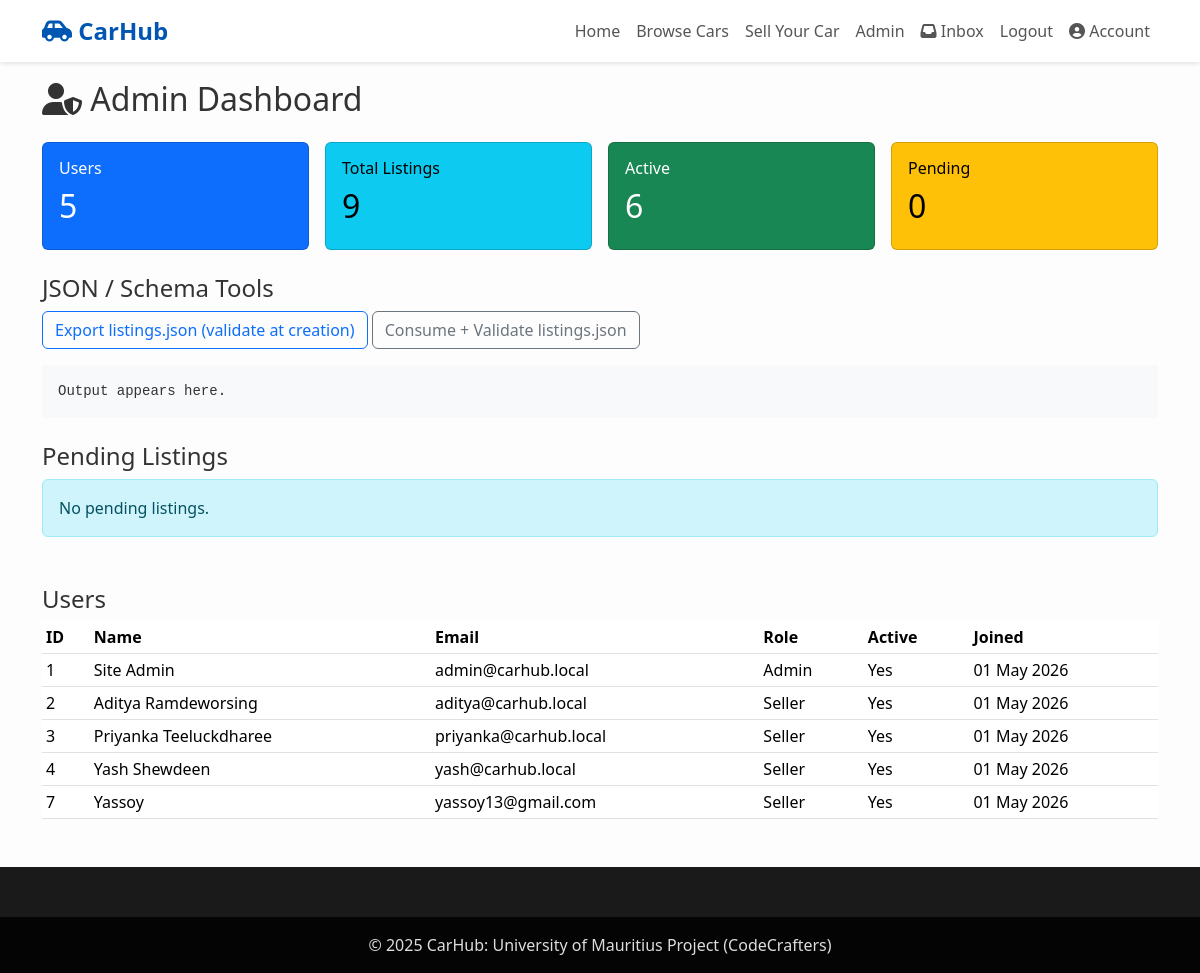
/carhub/frontend/pages/dashboard/admin_dashboard.php (signed in), run on the app's committed database.
### tables this page shows
CREATE TABLE `users` (
  `user_id` int(11) NOT NULL,
  `name` varchar(100) NOT NULL,
  `email` varchar(150) NOT NULL,
  `password` varchar(255) NOT NULL,
  `phone` varchar(20) NOT NULL,
  `role` enum('Buyer','Seller','Admin') NOT NULL DEFAULT 'Buyer',
  `is_active` tinyint(1) NOT NULL DEFAULT 1,
  `last_login` datetime DEFAULT NULL,
  `created_at` timestamp NOT NULL DEFAULT current_timestamp()
);

### carhub/backend/security/session_security.php (called while the page is built, shortened)
<?php
function is_logged_in() {
    return isset($_SESSION['user_id']);
}

### carhub/backend/validation/validator.php (called while the page is built, shortened)
<?php
function e($data) {
    return htmlspecialchars((string)$data, ENT_QUOTES | ENT_SUBSTITUTE, 'UTF-8');
}

### carhub/frontend/pages/dashboard/admin_dashboard.php (the view, shortened to what this page needs)
<?php
require_once __DIR__ . '/../../../backend/security/session_security.php';
require_once __DIR__ . '/../../../backend/config/db_connect.php';
require_once __DIR__ . '/../../../backend/validation/validator.php';
$pending = $pdo->query("SELECT cl.*, u.name AS seller_name FROM car_listings cl JOIN users u ON cl.seller_id = u.user_id WHERE cl.status = 'Pending' ORDER BY cl.created_at DESC")->fetchAll();
$users   = $pdo->query("SELECT user_id, name, email, role, is_active, created_at FROM users ORDER BY user_id ASC")->fetchAll();
$stats = [
    'users'    => (int)$pdo->query("SELECT COUNT(*) FROM users")->fetchColumn(),
    'listings' => (int)$pdo->query("SELECT COUNT(*) FROM car_listings")->fetchColumn(),
    'active'   => (int)$pdo->query("SELECT COUNT(*) FROM car_listings WHERE status='Active'")->fetchColumn(),
    'pending'  => (int)$pdo->query("SELECT COUNT(*) FROM car_listings WHERE status='Pending'")->fetchColumn(),
];
?>
<!DOCTYPE html>
<html lang="en">
<head>
    <link href="https://cdn.jsdelivr.net/npm/bootstrap@5.3.3/dist/css/bootstrap.min.css" rel="stylesheet">
    <link rel="stylesheet" href="https://cdnjs.cloudflare.com/ajax/libs/font-awesome/6.5.0/css/all.min.css">
    <link rel="stylesheet" href="/carhub/css/style.css">
</head>
<body>
<?php include __DIR__ . '/../../includes/header.php'; ?>
<div class="container main-content">
    <h2 class="mb-4"><i class="fas fa-user-shield"></i> Admin Dashboard</h2>
    <div class="row g-3 mb-4">
        <div class="col-md-3"><div class="card text-bg-primary"><div class="card-body"><h6>Users</h6><h2><?= $stats['users'] ?></h2></div></div></div>
        <div class="col-md-3"><div class="card text-bg-info"   ><div class="card-body"><h6>Total Listings</h6><h2><?= $stats['listings'] ?></h2></div></div></div>
        <div class="col-md-3"><div class="card text-bg-success"><div class="card-body"><h6>Active</h6><h2><?= $stats['active'] ?></h2></div></div></div>
        <div class="col-md-3"><div class="card text-bg-warning"><div class="card-body"><h6>Pending</h6><h2><?= $stats['pending'] ?></h2></div></div></div>
    </div>
    <h4 class="mt-4">JSON / Schema Tools</h4>
    <div class="mb-4">
        <button class="btn btn-outline-primary" id="btnExport">Export listings.json (validate at creation)</button>
        <button class="btn btn-outline-secondary" id="btnConsume">Consume + Validate listings.json</button>
        <pre id="jsonOut" class="bg-light p-3 mt-3" style="max-height:300px; overflow:auto;">Output appears here.</pre>
    </div>
    <h4>Pending Listings</h4>
    <?php if (empty($pending)): ?>
        <div class="alert alert-info">No pending listings.</div>
    <?php endif; ?>
    <h4 class="mt-5">Users</h4>
    <table class="table table-sm">
        <thead><tr><th>ID</th><th>Name</th><th>Email</th><th>Role</th><th>Active</th><th>Joined</th></tr></thead>
        <tbody>
        <?php foreach ($users as $u): ?>
            <tr>
                <td><?= (int)$u['user_id'] ?></td>
                <td><?= e($u['name']) ?></td>
                <td><?= e($u['email']) ?></td>
                <td><?= e($u['role']) ?></td>
                <td><?= $u['is_active'] ? 'Yes' : 'No' ?></td>
                <td><?= date('d M Y', strtotime($u['created_at'])) ?></td>
            </tr>
        <?php endforeach; ?>
        </tbody>
    </table>
</div>
<?php include __DIR__ . '/../../includes/footer.php'; ?>
</body>
</html>

### carhub/frontend/includes/header.php (shortened to what this page needs)
<?php
require_once __DIR__ . '/../../backend/security/session_security.php';
?>
<nav class="navbar navbar-expand-lg navbar-light fixed-top">
    <div class="container">
        <a class="navbar-brand" href="/carhub/index.php"><i class="fas fa-car-side"></i> CarHub</a>
        <div class="collapse navbar-collapse" id="navbarNav">
            <ul class="navbar-nav ms-auto">
                <li class="nav-item"><a class="nav-link" href="/carhub/index.php">Home</a></li>
                <li class="nav-item"><a class="nav-link" href="/carhub/frontend/pages/listings/browse_listings.php">Browse Cars</a></li>
                <?php if (is_logged_in()): ?>
                    <?php if (in_array($_SESSION['role'] ?? '', ['Seller','Admin'], true)): ?>
                        <li class="nav-item"><a class="nav-link" href="/carhub/frontend/pages/listings/create_listing.php">Sell Your Car</a></li>
                    <?php endif; ?>
                <?php endif; ?>
                <?php if (is_logged_in()): ?>
                    <?php if (($_SESSION['role'] ?? '') === 'Admin'): ?>
                        <li class="nav-item"><a class="nav-link" href="/carhub/frontend/pages/dashboard/admin_dashboard.php">Admin</a></li>
                    <?php else: ?>
                        <li class="nav-item"><a class="nav-link" href="/carhub/frontend/pages/dashboard/seller_dashboard.php">Dashboard</a></li>
                    <?php endif; ?>
                    <li class="nav-item">
                        <a class="nav-link" href="/carhub/frontend/pages/dashboard/inbox.php">
                            <i class="fas fa-inbox"></i> Inbox
                        </a>
                    </li>
                    <li class="nav-item"><a class="nav-link text-danger" href="/carhub/logout.php">Logout</a></li>
                    <li class="nav-item"><a class="nav-link" href="/carhub/frontend/pages/dashboard/account.php"><i class="fas fa-user-circle"></i> Account</a></li>
                <?php else: ?>
                    <li class="nav-item ms-2"><a class="btn btn-primary" href="/carhub/frontend/pages/auth/login.php">Login / Register</a></li>
                <?php endif; ?>
            </ul>
        </div>
    </div>
</nav>

### carhub/frontend/includes/footer.php
<footer class="text-center text-lg-start mt-5">
    <div class="text-center p-3" style="background-color: rgba(0,0,0,0.85); color:#ddd;">
        © 2025 CarHub: University of Mauritius Project (CodeCrafters)
    </div>
</footer>

### carhub/css/style.css (style rules this page uses)
:root { --primary-blue: #0056b3; --accent-blue: #0d6efd; --light-gray: #f8f9fa; --text-dark: #333; }
body { font-family: 'Segoe UI', Tahoma, Geneva, Verdana, sans-serif; background-color: #fdfdfd; color: var(--text-dark); }
.navbar { box-shadow: 0 2px 4px rgba(0,0,0,0.1); background-color: #fff !important; }
.navbar-brand { font-weight: 700; color: var(--primary-blue) !important; font-size: 1.5rem; }
.nav-link { font-weight: 500; color: #555 !important; }
footer { background-color: #1a1a1a; color: #fff; padding-top: 50px; }
main, .main-content { margin-top: 80px; }

### data on the page
users: user_id "1", name "Site Admin", email "admin@carhub.local", role "Admin", is_active "Yes", created_at "01 May 2026"
users: user_id "2", name "Aditya Ramdeworsing", email "aditya@carhub.local", role "Seller", is_active "Yes", created_at "01 May 2026"
users: user_id "3", name "Priyanka Teeluckdharee", email "priyanka@carhub.local", role "Seller", is_active "Yes", created_at "01 May 2026"
users: user_id "4", name "Yash Shewdeen", email "yash@carhub.local", role "Seller", is_active "Yes", created_at "01 May 2026"
users: user_id "7", name "Yassoy", email "yassoy13@gmail.com", role "Seller", is_active "Yes", created_at "01 May 2026"

### other printed values
$stats['users'] "5"
$stats['listings'] "9"
$stats['active'] "6"
$stats['pending'] "0"
